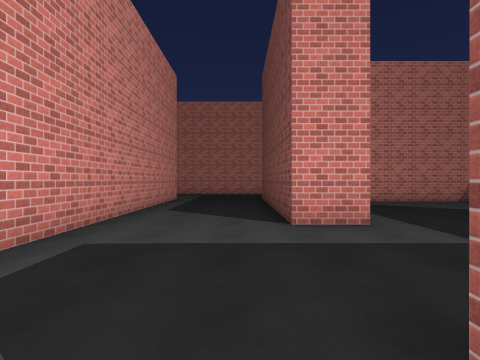
view 1 (above)

16 first-person views from a walk through a scene from a Unity 3-D project. The camera is 1.4 m above the floor, looks level and sees 85° across. Doors are open. The floor is counted in squares, 2 m on a side. Each view is taken from the middle of a square. On the plan, view 1 faces up. The plan holds only what a view shows up to about 9 squares ahead; the rest is blank. The place goes on beyond the plan. The player character is not drawn. Some animated figures are not drawn. Surface patterns are stand-ins for the level's own textures.

view 2
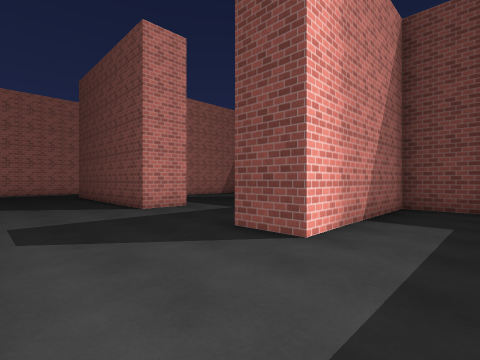

view 3
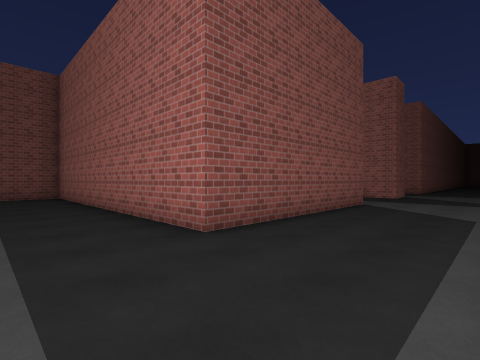

view 4
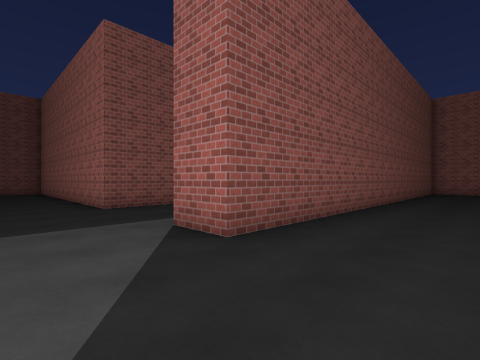

view 5
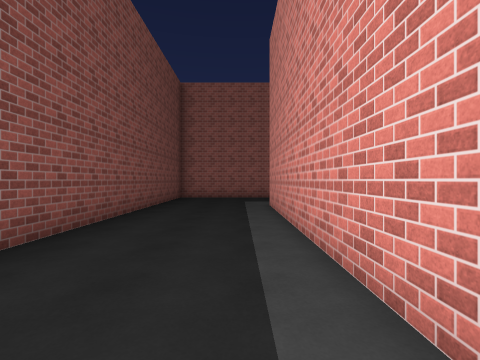

view 6
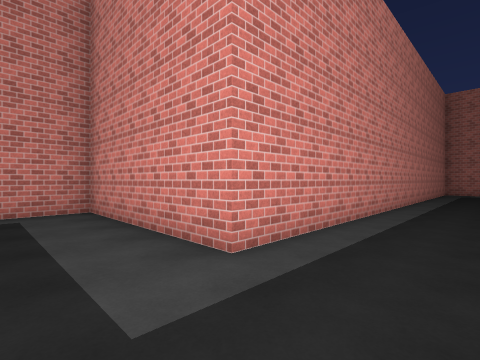

view 7
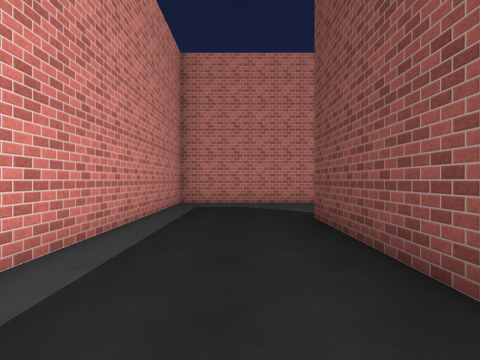

view 8
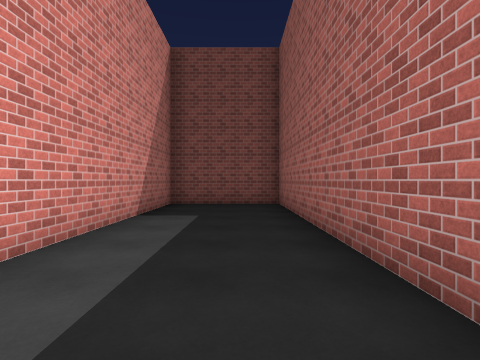

view 9
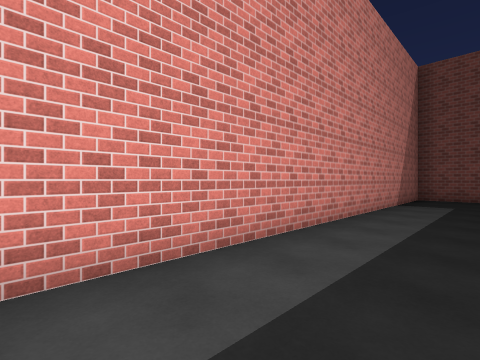

view 10
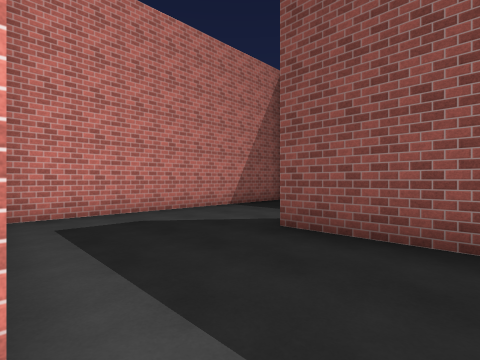

view 11
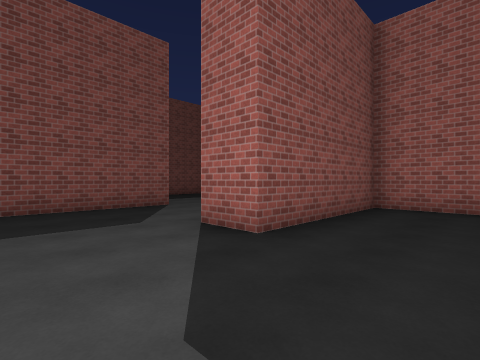

view 12
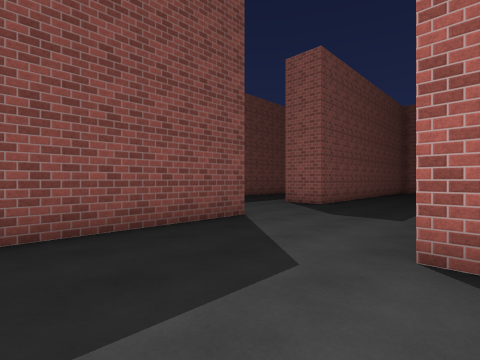

view 13
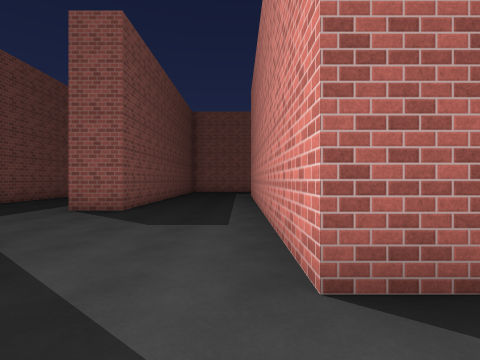

view 14
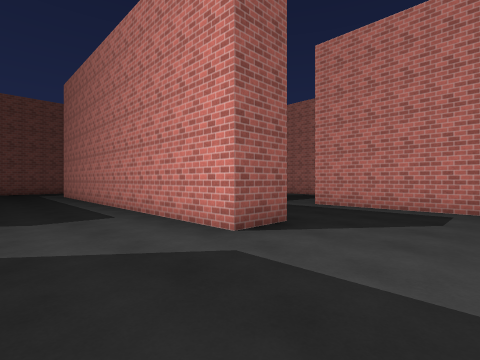

view 15
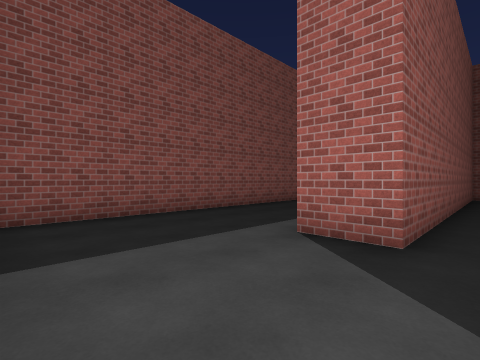

view 16
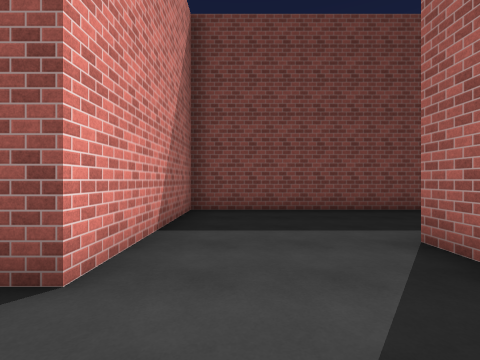

### Floor plan
Points are (right, up) in squares from view 1. A wall is a line through its corners. A room is listed if a view was taken in it or the views show most of it. See-through windows are left out.
Room 1 (views 1, 2, 3, 4, 5, 6, 7, 8, 9, 10)
walls: (-2.4, 8.9) (-2.4, 2.6); (2.1, 4.2) (0.8, 4.2) (0.8, 9.8) (9.7, 9.8) (9.7, 13) (-1, 13); (-3.6, -2) (-3.6, 9.8) (-2.4, 9.8); (-2.6, 13) (-6.8, 13) (-6.8, -0.3) (-11.3, -0.3) (-11.3, -1.8); (5.3, -1.8) (5.3, -0.3) (0.8, -0.3) (0.8, 1)
ways out: opening at (1.5, 2.5) to room 2
Room 2 (views 11, 12, 13, 14, 15, 16)
walls: (11.4, 4.2) (9.7, 4.2) (9.7, 7.9); (3.2, 1) (5.3, 1) (5.3, 5.4) (6.5, 5.4) (6.5, -2.2); (9.1, 8.6) (2.2, 8.6); (2.1, 7.8) (2.1, 4.2); (9.7, -2.5) (9.7, 1) (11, 1)
ways out: opening at (1.5, 2.5) to room 1; opening at (10.5, 2.5)

Where each view was taken, in squares from view 1:
view 1: 0 up, 0 right, facing up
view 2: 2 down, 2 left, facing up-right
view 3: 12 up, 2 left, facing down-right
view 4: 12 up, 6 left, facing down-right
view 5: 7 up, 6 left, facing down
view 6: 2 down, 5 left, facing up-left
view 7: 5 up, 5 left, facing up
view 8: 11 up, 2 right, facing right
view 9: 11 up, 1 left, facing up-right
view 10: 3 up, 2 right, facing up-right
view 11: 8 up, 3 right, facing down-right
view 12: 8 up, 6 right, facing down-right
view 13: 7 up, 7 right, facing down
view 14: 8 up, 9 right, facing down-left
view 15: 4 up, 9 right, facing down-right
view 16: 3 up, 8 right, facing right
